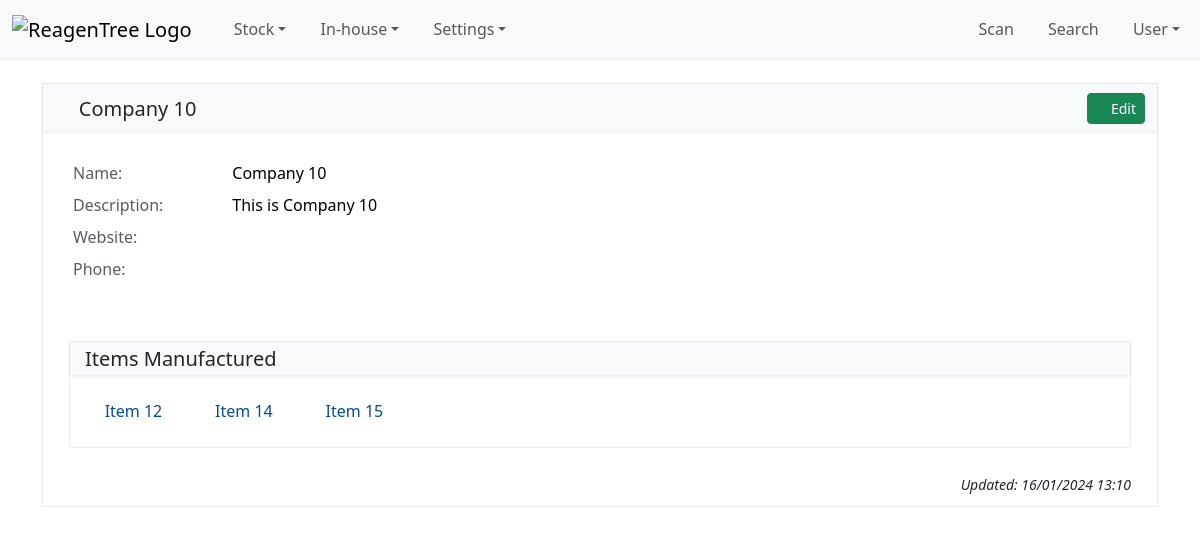
/company/10/ (signed in), run on the app's committed database.
### company/models.py (models this page shows, shortened)
class Company(TimeStampUserMixin, models.Model):
    name = models.CharField(max_length=100, unique=True)
    description = models.TextField(blank=True, null=True)
    website = models.URLField(max_length=200, blank=True)
    phone = models.CharField(max_length=20, blank=True)
    class Meta:
        verbose_name_plural = "Companies"
        ordering = ["name"]

### item/models/item.py (models this page shows, shortened)
class Item(TimeStampUserMixin, models.Model):
    name = models.CharField(max_length=255)
    description = models.TextField(blank=True, null=True)
    cas_number = models.CharField(max_length=20, blank=True, null=True)
    product_id = models.CharField(max_length=100)
    category = models.ForeignKey(
        "category.Category", on_delete=models.SET_NULL, null=True, blank=True, related_name="items"
    )
    quantity = models.DecimalField(max_digits=10, decimal_places=1, null=True, blank=True)
    quantity_unit = models.ForeignKey("item.Unit", on_delete=models.SET_NULL, null=True)
    manufacturer = models.ForeignKey(
        "company.Company", related_name="manufactured_items", on_delete=models.SET_NULL, null=True, blank=True
    )
    supplier = models.ForeignKey(
        "company.Company", related_name="supplied_items", on_delete=models.SET_NULL, null=True, blank=True
    )
    class Meta:
        ordering = ["name"]
        unique_together = ["name", "product_id"]

### company/views.py (the view)
# urls.py: path("<int:pk>/", CompanyDetailView.as_view(), name="company_detail"),
class CompanyDetailView(LoginRequiredMixin, DetailView):
    model = Company
    template_name = "company/company_detail.html"

### company/templates/company/company_detail.html (shortened to what this page needs)
{% extends "object_detail_base.html" %}
{% block panel_title %}
  <i class="bi bi-buildings company-text-color"></i> {{ company.name }}
{% endblock panel_title %}
{% block panel_actions %}
  <span class="p-1">
    <a href="{% url 'company_update' company.pk %}?next={{ request.path }}"
       title="Update company"
       class="btn btn-sm btn-success">
      <i class="bi bi-pencil-square"></i>
      <span class="d-none d-sm-inline">Edit</span>
    </a>
  </span>
{% endblock panel_actions %}
{% block panel_content %}
  <div class="row p-3">
    <div class="col">
      <table class="table table-sm table-borderless">
        <tbody>
          <tr>
            <td width="15%" class="text-muted">Name:</td>
            <td width="85%">{{ company.name }}</td>
          </tr>
          <tr>
            <td class="text-muted">Description:</td>
            <td>{{ company.description }}</td>
          </tr>
          <tr>
            <td class="text-muted">Website:</td>
            <td>
              <i class="bi bi-link-45deg"></i><a href="{{ company.website }}" target="blank" title="company website">{{ company.website }}</a>
            </td>
          </tr>
          <tr>
            <td class="text-muted">Phone:</td>
            <td>
              <i class="bi bi-phone"></i> {{ company.phone }}
            </td>
          </tr>
        </tbody>
      </table>
    </div>
  </div>
  {% if company.manufactured_items.count > 0 %}
    <div class="panel mx-3 my-4">
      <div class="panel-heading">
        <span class="h5">Items Manufactured</span>
      </div>
      <div class="panel-content py-4">
        {% for item in company.manufactured_items.all %}
          <span class="ps-2 pe-4">
            <i class="bi bi-box2-fill item-text-color"></i> <a href="{% url 'item_detail' item.pk %}" title="View item">{{ item.name }}</a>
          </span>
        {% endfor %}
      </div>
    </div>
  {% endif %}
  {% include "partials/object_last_updated.html" %}
{% endblock panel_content %}

### templates/partials/object_last_updated.html
<div class="row px-3">
  <div class="pt-0 text-end align-bottom fw-light fst-italic">
    <small>Updated: {{ object.last_updated|date:'d/m/Y H:i' }}</small>
  </div>
</div>

### static/css/reagentree-1.0.css (style rules this page uses)
:root { --rt-light-shadow: 0 1px 4px rgba(0, 0, 0, 0.1); --rt-category: #ffc400; --rt-company: #0078d4; --rt-delivery: #4830d1; --rt-validation: #1ba756; --rt-location: #66dcc5; --rt-setting: #2a4a5a; --rt-search: #17a2b8; --rt-user: #4e4083; --rt-fushsia: #915c83; --rt-green20: #498205; --rt-item: #503191; --rt-stock: #ff9000; --rt-inhouse: #dd5030; --rt-inhousestock: #008080; }
a { text-decoration: none; color: #024c9b; }
.panel { margin-bottom: 0.75rem; background-color: #fff; border: 1px solid #eee; }
.panel-heading { padding: 3px; padding-top: 5px; padding-left: 15px; color: var(--bs-body-color); background-color: var(--bs-light); box-shadow: var(--rt-light-shadow); }
.panel-content { padding: 10px; }
.company-text-color { color: var(--rt-company); }
.item-text-color { color: var(--rt-item); }

### data on the page
Company: name "Company 10", description "This is Company 10", last_updated "16/01/2024 13:10"
Item: name "Item 12"
Item: name "Item 14"
Item: name "Item 15"
